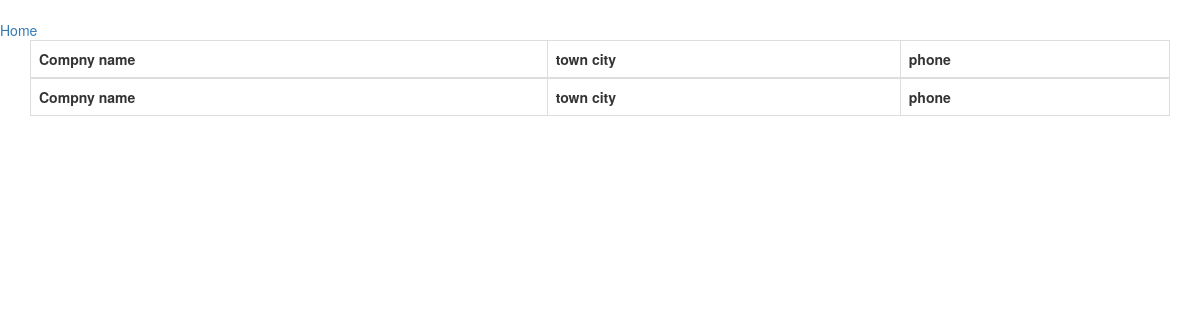
Page /costomer/list (signed in) on the earlier database version.
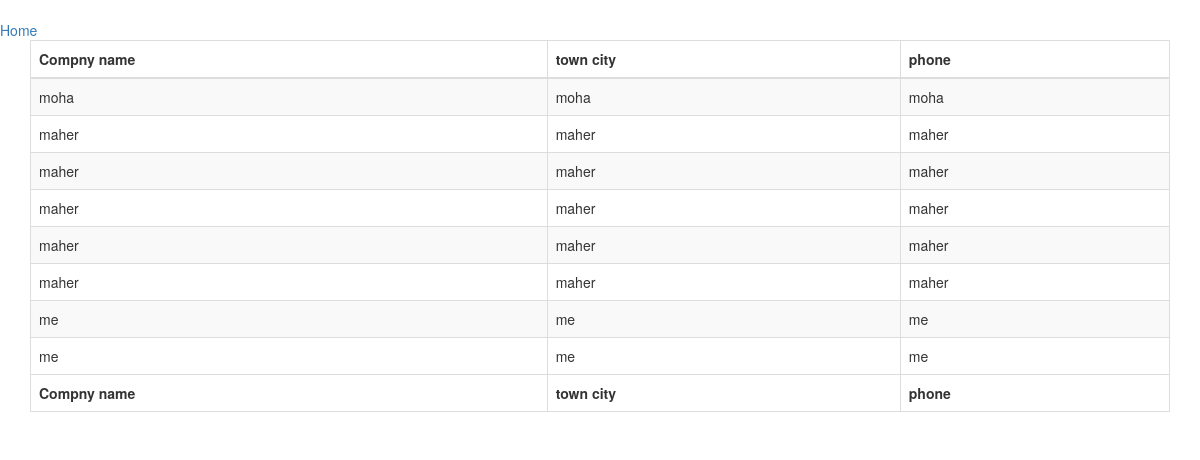
Same page on the later database version.
### jubba/models.py (models this page shows, shortened)
class CostINfo(models.Model):
  Paid = 'PAID'
  Unpaid = 'UNPAID'
  PAYMENT_CHOICE = [
        (Paid, 'PAID'),
        (Unpaid, 'UNPAID'),
  ]
  created_at = models.DateTimeField(auto_now_add=True)
  File_name = models.CharField(max_length=30)
  compny_name = models.CharField(max_length=30)
  town_city = models.CharField(max_length=30)
  phone = models.CharField(max_length=30)
  text = models.TextField(max_length=300)
  '''Payment_choice = models.CharField(
        max_length=10,
        choices=PAYMENT_CHOICE,
    )
'''

### jubba/views.py (the view)
# urls.py: path("costomer/list", views.CostomerList.as_view(), name="costomerlist"),
class CostomerList(LoginRequiredMixin,ListView):
     template_name = 'order/costomer_list.html'
     queryset = CostINfo.objects.all()

### jubba/templates/order/costomer_list.html (shortened to what this page needs)
{% extends './base.html' %}
{% load static %}
{% block head %}
    <link rel="stylesheet" href="https://maxcdn.bootstrapcdn.com/bootstrap/3.3.7/css/bootstrap.min.css">
    <link rel="stylesheet" href="https://cdn.datatables.net/1.10.22/css/dataTables.bootstrap.min.css">
    <link rel="stylesheet" href="https://cdn.datatables.net/fixedheader/3.1.7/css/fixedHeader.bootstrap.min.css">
    <link rel="stylesheet" href=" https://cdn.datatables.net/responsive/2.2.6/css/responsive.bootstrap.min.css">
{% endblock %}
{% block content %}
   <br>
   <a href="{% url 'home'%}">Home</button></a>
    <div class="container">
        <table id="example" class="table table-striped table-bordered nowrap" style="width:100%">
            <thead>
                <tr>
                    <th>Compny name</th>
                    <th>town city</th>
                    <th>phone</th>
                </tr>
            </thead>
            <tbody>
              {% for order in  object_list%}
                <tr>
                    <td>{{ order.compny_name}}</td>
                    <td>{{ order.town_city}}</td>
                    <td>{{ order.phone}}</td>
                </tr>
              {% endfor %}
            </tbody>
            <tfoot>
                <tr>
                    <th>Compny name</th>
                    <th>town city</th>
                    <th>phone</th>
                </tr>
            </tfoot>
        </table>
    </div>
{% endblock %}

Differences in the rows shown:
added CostINfo: compny_name "moha", town_city "moha", phone "moha"
added CostINfo: compny_name "maher", town_city "maher", phone "maher"
added CostINfo: compny_name "maher", town_city "maher", phone "maher"
added CostINfo: compny_name "maher", town_city "maher", phone "maher"
added CostINfo: compny_name "maher", town_city "maher", phone "maher"
added CostINfo: compny_name "maher", town_city "maher", phone "maher"
added CostINfo: compny_name "me", town_city "me", phone "me"
added CostINfo: compny_name "me", town_city "me", phone "me"
